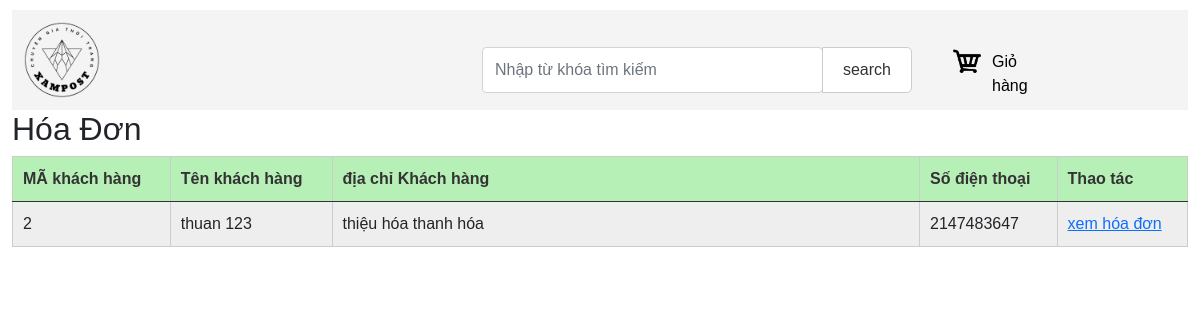
The app's page /hoa_don/xem_don_hang.php with its own data.
### tables this page shows
CREATE TABLE `hoa_don` (
  `ma_don_hang` int(11) NOT NULL,
  `ma_kh` int(11) NOT NULL,
  `ngay_mua` varchar(255) NOT NULL,
  `trang_thai` varchar(255) NOT NULL,
  `dia_chi` varchar(255) NOT NULL,
  `sdt` int(11) NOT NULL,
  `ten_kh` varchar(255) NOT NULL,
  `tong_tien` int(11) NOT NULL,
  `ma_sp` int(11) NOT NULL
);

### hoa_don/xem_don_hang.php (the view, shortened to what this page needs)
<?php
$conn = new PDO("mysql:host=localhost; dbname=DU_AN_team; charset=utf8;", "root", "");
$sql = "SELECT * FROM hoa_don ";
$stm = $conn->prepare($sql);
$stm->execute();
$khach_hang = $stm->fetchAll();
?>
<!DOCTYPE html>
<html lang="en">
<head>
    <link rel="stylesheet" href="https://localhost/du_an_team/css/gio_hang.css">
    <link rel="stylesheet" href="https://localhost/du_an_team/css/bootstrap.min.css">
    <link rel="stylesheet" href="https://localhost/du_an_team/css/index.css">
    <link rel="stylesheet" href="./../css//bootstrap.min.css">
    <link rel="stylesheet" href="./../css/index.css">
    <link rel="stylesheet" href="./../css/form.css">
</head>
<body>
    <div class="container">
        <div class="header">
            <div>
                <a href="https://localhost/du_an_Team/index.php">
                    <img src="./../logo/XAmPOST.png" alt="" width="100px">
                </a>
            </div>
            <form action="tim_kiem.php" method="get">
                <div class="input-group">
                    <input type="search" class="form-control rounded" aria-label="Search" aria-describedby="search-addon" name="q" placeholder="Nhập từ khóa tìm kiếm" />
                    <button type="submit" class="btn btn-outline-primary">search</button>
            </form>
        </div>
        <div class="gio_hang">
            <div class="hang"><img src="./../logo/kisspng-shopping-cart-software-computer-icons-shopping-icon-5b3eb003bbc062.574139001530834947769-removebg-preview.png" alt="" width="80px">
                <div class="text_gio_hang"><a href=""> Giỏ hàng</a></div>
            </div>
        </div>
    </div>
    <h2 class="hoa">Hóa Đơn</h2>
    <div class="ql_sp">
        <table class="table table-hover">
            <thead>
                <tr>
                    <th class="col1">MÃ khách hàng</th>
                    <th class="col2">Tên khách hàng</th>
                    <th class="col">địa chỉ Khách hàng</th>
                    <th class="col7">Số điện thoại</th>
                    <th class="col4" colspan="2">Thao tác</th>
                </tr>
            </thead>
            <tbody>
                <?php foreach ($khach_hang as $key => $value) : ?>
                    <tr>
                        <td><?= $value['ma_kh'] ?></td>
                        <td><?= $value['ten_kh'] ?></td>
                        <td><?= $value['dia_chi'] ?></td>
                        <td><?= $value['sdt'] ?></td>
                        <td>
                            <a href="hoa_don.php?ma_sp=<?=$value['ma_sp']?>">xem hóa đơn</a>
                        </td>
                    </tr>
                <?php endforeach ?>
            </tbody>
        </table>
    </div>
</body>
</html>

### css/gio_hang.css (style rules this page uses)
* { box-sizing: border-box;padding: 0;margin: 0; }

### css/index.css (style rules this page uses)
.header { display: flex; background: #f4f4f4; }
.input-group { width: 600px; height: 50px; padding-top: 37px; padding-left: 170px; margin-left: 200px; }
.hang img { padding-top: 37px; padding-left: 30px; }
.text_gio_hang { margin-top: -26px; display: flex; padding-left: 80px; }
.text_gio_hang a { color: black; text-decoration: none; padding-right: 150px; }

### css/form.css (style rules this page uses)
* { margin: 0; padding: 0; box-sizing: border-box; font-family: Arial, Helvetica, sans-serif; }
.container { max-width: 1200px; margin: 10px auto; }
.col { width: 50%; margin-top: 10px; }
button.btn { padding: 10px 20px; margin-left: 5px; border: 1px solid #ccc; border-radius: 5px; cursor: pointer; color: #333; background-color: #fff; }
.table { border-collapse: collapse; width: 100%; }
.table, .table tr, .table td, .table th { border: 1px solid #ccc; }
.table th, .table td { padding: 10px; }
.table tbody tr:nth-child(2n + 1) { background-color: #eee; }
table thead tr { background-color: #b7f0b7; color: #333; }

### records on screen
hoa_don: ma_kh "2", ten_kh "thuan 123", dia_chi "thiệu hóa thanh hóa", sdt "2147483647"
